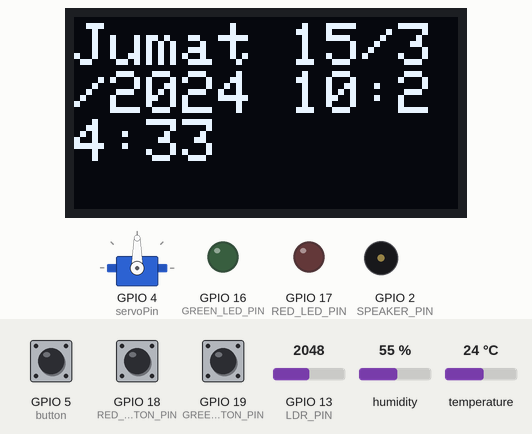
Simulated run of this program. Board: ESP32. Parts: 128×64 one-colour display, servo, output pins drawn as LEDs (lit = HIGH), buzzer (waves = sounding). The inputs (shaded band) are chosen by the test bench; at power-on: GPIO 5 (button) HIGH, GPIO 18 (RED_BUTTON_PIN) HIGH, temperature 24 °C, GPIO 19 (GREEN_BUTTON_PIN) HIGH, GPIO 13 (LDR_PIN) = 2048, humidity 55 %. The local clock reads 2024-03-15 10:24:30 at power-on unless the program sets it.

Above: at 3.2 s.
3.3 s: GPIO 5 (button) pulled LOW for 0.15 s
At 4.4 s:
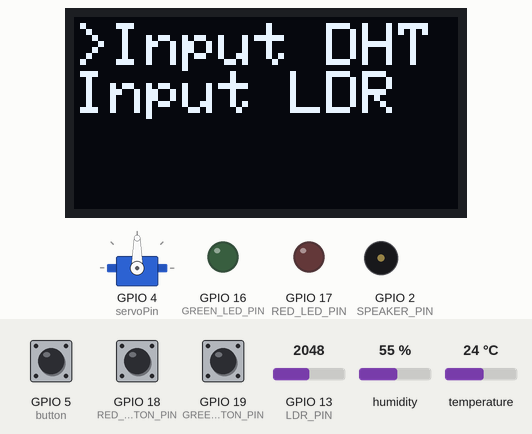
5.0 s: GPIO 18 (RED_BUTTON_PIN) pulled LOW for 1 s
At 5.18 s:
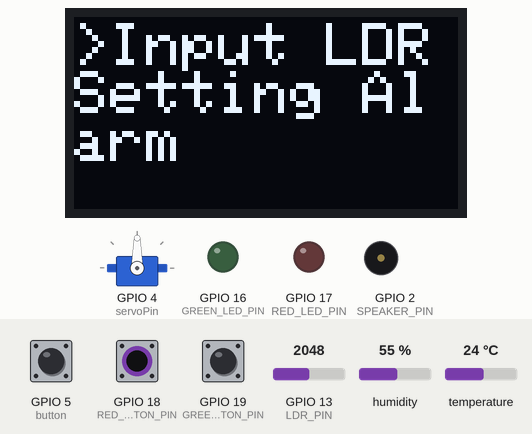
7.5 s: GPIO 5 (button) pulled LOW for 1 s
At 9.3 s:
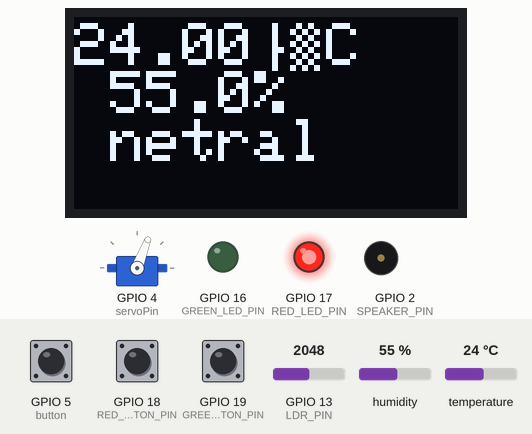
10.1 s: temperature set to 41 °C
At 11.1 s:
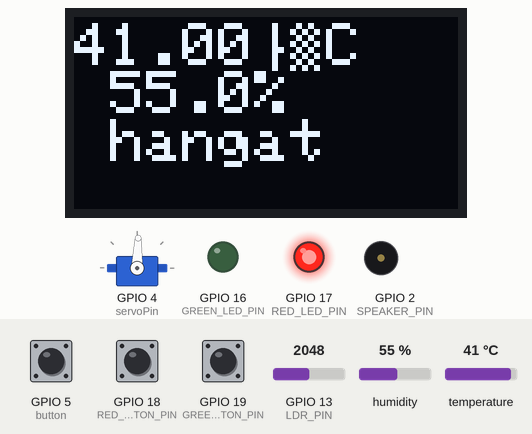
11.6 s: GPIO 18 (RED_BUTTON_PIN) pulled LOW for 0.15 s
At 11.9 s:
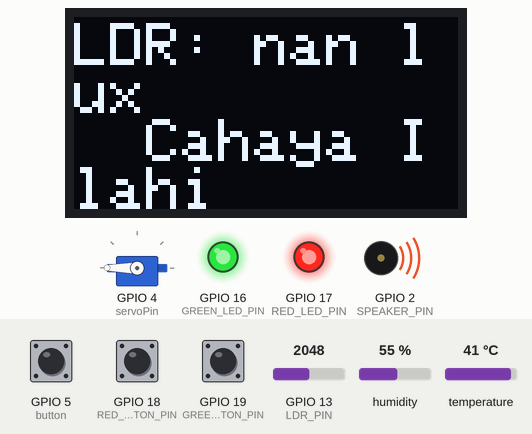
12.3 s: GPIO 19 (GREEN_BUTTON_PIN) pulled LOW for 1 s
At 14.6 s:
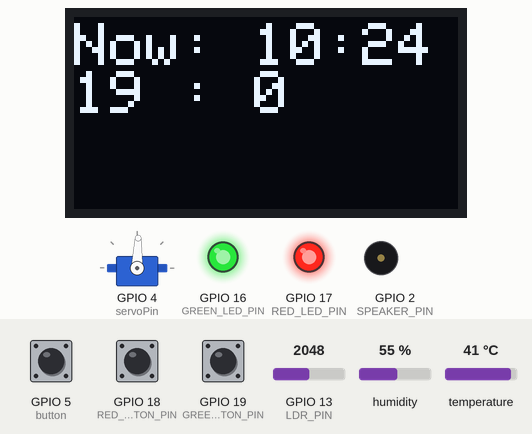
Timing chart, 0 to 16.1 s (numbered marks = the images above; inputs shaded):
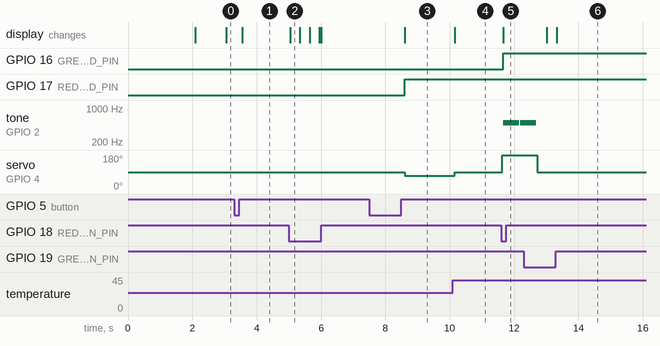

The program:

main.cpp
```cpp
#include <Adafruit_GFX.h>
#include <Adafruit_SSD1306.h>
#include <DHTesp.h>
#include <ESP32Servo.h>
#include <RTClib.h>
#include <Wire.h>
#include <ezButton.h>
#include "pitches.h"

int countdown;
int i = 0;
int degree;

/* OLED Display */
#define SCREEN_WIDTH 128                                        // OLED width,  in pixels
#define SCREEN_HEIGHT 64                                        // 0OLED height, in pixels
Adafruit_SSD1306 oled(SCREEN_WIDTH, SCREEN_HEIGHT, &Wire, -1);  // create an OLED display object connected to I2C

/* Servo */
const int servoPin = 4;  // Servo Pin
Servo servo;             // Servo Object
int pos = 0;             // Servo Position

/* Push Button */
#define GREEN_BUTTON_PIN 19
#define RED_BUTTON_PIN 18
//#define BLUE_BUTTON_PIN 5

int green_button_state;
int red_button_state;
int blue_button_state;

/* LED */
#define GREEN_LED_PIN 16
#define RED_LED_PIN 17


int green_led_state = LOW;
int red_led_state = LOW;
int blue_led_state = LOW;

// Navigasi halaman dan daftar
int halaman = 0;
int pointing = 0;

/* RTC Clock */
RTC_DS1307 rtc;
char namaHari[7][12] = {"Minggu", "Senin", "Selasa", "Rabu", "Kamis", "Jumat", "Sabtu"};

/* Speaker */
#define SPEAKER_PIN 2

int melody[] = {
  NOTE_CS4, NOTE_E4, NOTE_CS4, NOTE_CS4, NOTE_E4,
  NOTE_CS4, NOTE_CS4, NOTE_E4, NOTE_CS4, NOTE_DS4,
  NOTE_CS4, NOTE_CS4, NOTE_E4, NOTE_CS4,
  NOTE_B3,
  NOTE_CS4, NOTE_E4, NOTE_CS4, NOTE_CS4, NOTE_E4,
  NOTE_CS4, NOTE_DS4, NOTE_CS4, NOTE_E4,
  NOTE_B3,
  NOTE_E4, NOTE_E4, NOTE_E4, NOTE_E4, NOTE_E4, NOTE_E4, NOTE_E4, NOTE_E4, NOTE_E4,
  NOTE_E4, NOTE_E4, NOTE_E4, NOTE_E4, NOTE_FS4, NOTE_GS4, NOTE_GS4,
  NOTE_GS4, NOTE_E4, NOTE_FS4, NOTE_B4, NOTE_GS4, NOTE_GS4, NOTE_GS4, NOTE_GS4, NOTE_GS4,
  NOTE_FS4, NOTE_FS4, NOTE_FS4, NOTE_GS4, NOTE_FS4, NOTE_FS4, NOTE_FS4, NOTE_FS4, NOTE_FS4, NOTE_GS4, NOTE_FS4,
  NOTE_E4, NOTE_CS4, NOTE_CS4, NOTE_GS4, NOTE_GS4,
  NOTE_GS4, NOTE_GS4, NOTE_GS4, NOTE_GS4, NOTE_GS4, NOTE_GS4, NOTE_GS4, NOTE_GS4, NOTE_GS4,
  NOTE_GS4, NOTE_B4, NOTE_GS4, NOTE_GS4, NOTE_FS4, NOTE_FS4, NOTE_E4, NOTE_GS4,
  NOTE_FS4, NOTE_E4, NOTE_E4, NOTE_E4, NOTE_B4, NOTE_GS4, NOTE_GS4, NOTE_GS4, NOTE_FS4,
  NOTE_FS4, NOTE_FS4, NOTE_FS4, NOTE_FS4, NOTE_FS4, NOTE_FS4, NOTE_FS4, NOTE_FS4,
  NOTE_E4, NOTE_CS4, NOTE_CS4, NOTE_CS4, NOTE_CS4, NOTE_CS4,
  NOTE_GS3, NOTE_B3,
  NOTE_CS4, NOTE_CS4, NOTE_FS4, NOTE_GS4, NOTE_E4, NOTE_FS4,
  NOTE_B3,
  NOTE_E4, NOTE_FS4, NOTE_GS4, NOTE_FS4, NOTE_E4, NOTE_CS4, NOTE_E4, NOTE_GS4,
  NOTE_FS4, NOTE_E4, NOTE_FS4, NOTE_CS4, NOTE_B4, NOTE_GS4, NOTE_GS4, NOTE_FS4, NOTE_FS4,
  NOTE_E4, NOTE_CS4, NOTE_E4, NOTE_FS4, NOTE_GS4, NOTE_FS4, NOTE_E4,
  NOTE_FS4, NOTE_E4, NOTE_CS4, NOTE_CS4,
  NOTE_B3,
  NOTE_CS4, NOTE_CS4, NOTE_FS4, NOTE_GS4, NOTE_E4, NOTE_FS4, NOTE_FS4,
  NOTE_B3,
  NOTE_FS4, NOTE_GS4, NOTE_FS4, NOTE_E4, NOTE_CS4, NOTE_E4, NOTE_GS4, NOTE_FS4,
  NOTE_E4, NOTE_FS4, NOTE_CS4, NOTE_B4, NOTE_GS4, NOTE_GS4, NOTE_FS4, NOTE_FS4, NOTE_E4,
  NOTE_CS4, NOTE_B4, NOTE_GS4, NOTE_GS4, NOTE_FS4, NOTE_FS4, NOTE_E4,
  NOTE_CS4, NOTE_CS4,
  NOTE_GS3, NOTE_B3,
  NOTE_E4, NOTE_FS4, NOTE_GS4, NOTE_FS4, NOTE_E4, NOTE_E4, NOTE_E4, NOTE_FS4, NOTE_FS4,
  NOTE_E4, NOTE_FS4, NOTE_GS4, NOTE_FS4, NOTE_E4, NOTE_E4, NOTE_E4, NOTE_FS4|
  NOTE_CS4, NOTE_E4, NOTE_FS4, NOTE_GS4, NOTE_CS4,
  NOTE_E4, NOTE_E4, NOTE_FS4, NOTE_FS4, NOTE_E4, NOTE_FS4, NOTE_GS4,
  NOTE_FS4, NOTE_E4, NOTE_E4, NOTE_FS4, NOTE_CS4, NOTE_CS4,
  NOTE_FS4, NOTE_GS4, NOTE_B4, NOTE_GS4, NOTE_FS4, NOTE_E4, NOTE_E4, NOTE_FS4,
  NOTE_E4, NOTE_FS4, NOTE_GS4, NOTE_FS4, NOTE_E4, NOTE_E4, NOTE_FS4,
  NOTE_CS4, NOTE_CS4, NOTE_CS4, NOTE_CS4, NOTE_CS4, NOTE_E4, NOTE_FS4, NOTE_GS4, NOTE_CS4, NOTE_E4,
  NOTE_FS4, NOTE_E4, NOTE_FS4, NOTE_E4, NOTE_FS4, NOTE_GS4,
  NOTE_FS4, NOTE_E4, NOTE_E4, NOTE_FS4, NOTE_CS4, NOTE_CS4, NOTE_CS4, NOTE_E4, NOTE_E4,
  NOTE_FS4, NOTE_FS4, NOTE_GS4, NOTE_GS4,
  NOTE_E4, NOTE_FS4, NOTE_GS4, NOTE_FS4, NOTE_E4, NOTE_E4, NOTE_FS4, NOTE_CS4, NOTE_CS4,
  NOTE_CS4, NOTE_E4, NOTE_E4, NOTE_FS4, NOTE_FS4, NOTE_GS4,
  NOTE_GS4, NOTE_E4, NOTE_FS4, NOTE_GS4, NOTE_FS4,
  NOTE_E4, NOTE_E4, NOTE_FS4, NOTE_CS4, NOTE_CS4, NOTE_CS4, NOTE_E4, NOTE_E4,
  NOTE_FS4, NOTE_FS4, NOTE_GS4, NOTE_GS4,
  NOTE_E4, NOTE_FS4, NOTE_GS4, NOTE_FS4, NOTE_E4, NOTE_E4, NOTE_FS4, NOTE_CS4, NOTE_CS4,
  NOTE_CS4, NOTE_CS4, NOTE_CS4, NOTE_CS4, NOTE_E4, NOTE_FS4, NOTE_GS4, NOTE_CS4, NOTE_E4, NOTE_FS4,
  NOTE_CS4,
};

int durations[] = {
  2,2,4,2,2,4,2,2,4,2,2,2,2,2,2,2,2,4,2,2,4,2,2,2,2,8,8,4,4,8,8,8,8,8,8,8,2,8,8,4,2,8,8,4,8,8,8,4,4,8,8,8,8,8,4,8,4,8,8,8,8,4,2,8,8,8,8,4,8,8,8,8,8,8,2,8,4,8,8,8,8,8,2,4,8,8,2,4,8,8,8,8,8,8,2,8,8,4,4,4,8,8,2,4,4,2,4,2,2,4,8,8,8,2,2,8,4,8,4,4,4,4,8,8,8,8,2,8,8,4,8,8,4,2,8,4,8,4,4,4,4,2,2,2,2,4,8,8,8,2,2,2,4,8,4,4,4,4,8,8,8,8,2,8,8,4,8,8,4,2,8,8,4,8,8,4,2,2,4,2,8,8,4,8,8,4,8,8,2,8,8,4,8,8,4,8,8,2,8,8,4,4,4,8,8,2,8,8,4,8,8,8,4,8,2,4,4,8,8,4,4,8,2,8,8,4,4,4,8,8,4,8,8,8,8,8,8,4,4,4,4,8,2,8,8,4,8,8,8,4,8,4,4,4,4,4,4,4,2,8,8,4,8,8,8,4,8,4,4,4,4,4,4,4,2,8,8,4,8,8,8,4,8,4,4,4,4,4,4,4,2,8,8,4,8,8,8,4,8,4,8,8,8,8,8,8,4,4,4,4,2
};

void lagu(){
    oled.setTextSize(2);       // set text size
    oled.setTextColor(WHITE);  // set text color
    oled.setCursor(0, 2);      // set position to display (x,y)
    oled.clearDisplay();              // clear previous OLED
    oled.println("ENJOYYY");  // Display the string on OLED
    oled.display();     // display on OLED
    int size = sizeof(durations) / sizeof(int);

  for (int note = 0; note < size; note++) {
    green_button_state = digitalRead(GREEN_BUTTON_PIN);
    if(green_button_state == LOW){
        break;
    }
    //to calculate the note duration, take one second divided by the note type.
    //e.g. quarter note = 1000 / 4, eighth note = 1000/8, etc.
    int duration = 1000 / durations[note];
    tone(SPEAKER_PIN, melody[note], duration);

    //to distinguish the notes, set a minimum time between them.
    //the note's duration + 30% seems to work well:
    int pauseBetweenNotes = duration * 1.30;
    delay(pauseBetweenNotes);

    //stop the tone playing:
    noTone(SPEAKER_PIN);
  }
}

/* DHT Input (Suhu-Humidity) */
const int DHT_PIN = 15;
DHTesp dhtSensor;

/* LDR Input (Kecerahan) */
#define LDR_PIN 13
const float GAMMA = 0.7;
const float RL10 = 50;

const int SHORT_PRESS_TIME = 1000; // 1000 milliseconds
const int LONG_PRESS_TIME  = 1000; // 1000 milliseconds

ezButton button(5);  // create ezButton object that attach to pin 7;

unsigned long pressedTime  = 0;
unsigned long releasedTime = 0;
bool isPressing = false;
bool isLongDetected = false;

int menit=0;
int jam=0;


void button_press(){
    if(button.isPressed()){
    pressedTime = millis();
    isPressing = true;
    isLongDetected = false;
  }
  if(button.isReleased()) {
    isPressing = false;
    releasedTime = millis();

    long pressDuration = releasedTime - pressedTime;

    if( pressDuration < SHORT_PRESS_TIME ){
        if(halaman < 2 ) halaman++;
    }
  }
  if(isPressing == true && isLongDetected == false) {
    long pressDuration = millis() - pressedTime;

    if( pressDuration > LONG_PRESS_TIME ) {
      isLongDetected = true;
      if(halaman>0) halaman--;
    }
  }
}

void setting_alarm(){
    DateTime now = rtc.now();
    jam = jam % 24;
    menit = menit % 60;
    int realjam= now.hour();
    int realmenit= now.minute();
    oled.setTextSize(2);       // set text size
    oled.setTextColor(WHITE);  // set text color
    oled.setCursor(0, 2);      // set position to display (x,y)
    oled.clearDisplay();              // clear previous OLED
    String waktu = String(jam) +" : "+ String(menit);
    String realwaktu = "Now: " + String(realjam) + ":" + String(realmenit);
    oled.println(realwaktu);
    oled.println(waktu);
    oled.display();     // display on OLED
}
void input_dht(){
    TempAndHumidity data = dhtSensor.getTempAndHumidity();
    String status="tidak terdata";
    int nowSuhu=data.temperature;
    int nowhumidity=data.humidity;
    if(nowSuhu<0){
        status="dingin";
    }else if(nowSuhu <40){
        status="netral";
    }else if(nowSuhu <80){
        status="hangat";
    }else{
        status="panas";
    }
    String temperatureString = String(data.temperature, 2) + "°C\n";
    String humidityString = String(data.humidity, 1) + "%\n";
    String gabung = temperatureString + " " + humidityString + " " + status;
    oled.setTextSize(2);       // set text size
    oled.setTextColor(WHITE);  // set text color
    oled.setCursor(0, 2);      // set position to display (x,y)
    oled.clearDisplay();              // clear previous OLED
    oled.println(gabung);  // Display the string on OLED
    oled.display();     // display on OLED
    degree = float(nowSuhu+40)/float(165.0) * 180;
    servo.write(degree);
    if(nowSuhu < 43){
        digitalWrite(RED_LED_PIN, HIGH);
    }else{
        digitalWrite(GREEN_LED_PIN, HIGH);
    }
    if(nowhumidity < 10 || nowhumidity > 90){
    tone(SPEAKER_PIN, 500);
    delay(500);
    noTone(SPEAKER_PIN);
    }
}
void input_ldr(){
    int analogValue = analogRead(LDR_PIN);
    float voltage = analogValue / 1024. * 5;
    float resistance = 2000 * voltage / (1 - voltage / 5);
    float lux = pow(RL10 * 1e3 * pow(10, GAMMA) / resistance, (1 / GAMMA));
    String kecerahan="Error coyyy";
    float skala=0;
    if(lux <= 1){
        kecerahan="Twilight";
        skala=1;
    }else if(lux<= 5){
        kecerahan="Minimal Street LIghting";
        skala=2;
    }else if(lux <= 10){
        skala=3;
        kecerahan="Sunset";
    }else if(lux <= 50){
        skala=4;
        kecerahan ="Familiy living room";
    }else if(lux <= 80){
        skala=5;
        kecerahan = "Hallway";
    }else if(lux <= 100){
        skala=6;
        kecerahan = "Very dark overcast day";
    }else if(lux <= 400){
        skala=7;
        kecerahan = "Office Lighting";
    }else if(lux <= 500){
        skala=8;
        kecerahan = "Sunrise";
    }else if(lux <= 1000){
        skala=9;
        kecerahan = "overcast day";
    }else if(lux <= 25000){
        skala=10;
        kecerahan = "Full daylight";
    }else if(lux<= 130000){
        skala=11;
        kecerahan = "direct Sun";
    }else{
        skala=12;
        kecerahan = " Cahaya Ilahi";
    }
    float degree_temp =float(skala/12.0)*180;
    degree=degree_temp;
    servo.write(degree);
    String ldrString = "LDR: " + String(lux, 2) + " lux\n " + kecerahan;
    oled.setTextSize(2);       // set text size
    oled.setTextColor(WHITE);  // set text color
    oled.setCursor(0, 2);      // set position to display (x,y)
    oled.clearDisplay();              // clear previous OLED
    oled.println(ldrString);  // Display the string on OLED
    oled.display();     // display on OLED
    if(skala < 6){
        digitalWrite(RED_LED_PIN, HIGH);
    }else{
        digitalWrite(GREEN_LED_PIN, HIGH);
    }
    if(skala <= 1 || skala >= 11){
    tone(SPEAKER_PIN, 500);
    delay(500);
    noTone(SPEAKER_PIN);
    }
}

void display(){

    DateTime now = rtc.now();
    int realjam=now.hour();
    int realmenit=now.minute();
    int realdetik=now.second();
    /* Example LDR */
    int analogValue = analogRead(LDR_PIN);
    float voltage = analogValue / 1024. * 5;
    float resistance = 2000 * voltage / (1 - voltage / 5);
    float lux = pow(RL10 * 1e3 * pow(10, GAMMA) / resistance, (1 / GAMMA));
    String ldrString = "LDR: " + String(lux, 2) + " lux\n";

    /* Example DHT Sensor */

    String servo = "Servo " + String(degree) + " derajat\n\n";

    /* Example RTC Clock */
    String waktu =  " " + String(now.day()) + '/' + String(now.month()) + '/' + String(now.year()) + ' ' + String(now.hour()) + ':' + String(now.minute()) + ':' + String(now.second()) + "\n\n";

    /* Example OLED */
    String oledDisplayString = servo + waktu  + ldrString;

    if((realjam==jam) && (realmenit == menit) && (realdetik == 0)){
    oled.setTextSize(2);       // set text size
    oled.setTextColor(WHITE);  // set text color
    oled.setCursor(0, 2);      // set position to display (x,y)
    oled.clearDisplay();              // clear previous OLED
    oled.println("ALARM!!!!");  // Display the string on OLED
    oled.display();
    tone(SPEAKER_PIN, 500);
    delay(10000);
    noTone(SPEAKER_PIN);
        // display on OLED
    }
    else if(halaman == 0){


    oled.setTextSize(2);       // set text size
    oled.setTextColor(WHITE);  // set text color
    oled.setCursor(0, 2);      // set position to display (x,y)
    oled.clearDisplay();              // clear previous OLED
    oled.println(namaHari[now.dayOfTheWeek()] + waktu);  // Display the string on OLED
    oled.display();     // display on OLED

    }else if(halaman == 1){
    digitalWrite(GREEN_LED_PIN, LOW);
    digitalWrite(RED_LED_PIN, LOW);

    oled.setTextSize(2);       // set text size
    oled.setTextColor(WHITE);  // set text color
    oled.setCursor(0, 2);      // set position to display (x,y)
    oled.clearDisplay();              // clear previous OLED
    if(pointing == 0){
        oled.setTextSize(2);
        oled.println(">Input DHT");
        oled.println("Input LDR");
    }
    if(pointing == 1){
        oled.setTextSize(2);
        oled.println(">Input LDR");
        oled.println("Setting Alarm");
    }
    if(pointing == 2){
        oled.setTextSize(2);
        oled.println(">Setting Alarm");
        oled.println("Play Music");
    }
    if(pointing == 3){
        oled.setTextSize(2);
        oled.println(">Play Music");
        oled.println("Input DHT");
    }
    oled.display();     // display on OLED

}else if(halaman == 2){
    switch(pointing)
    {
        case 0:
        input_dht();
        break;
        case 1:
        input_ldr();
        break;
        case 2:
        setting_alarm();
        break;
        case 3:
        lagu();
        break;
    }
}
}

void setup() {
    Serial.begin(9600);  // Serial Monitor
    button.setDebounceTime(50);

    /* Setup OLED */
    if (!oled.begin(SSD1306_SWITCHCAPVCC, 0x3C)) {          // initialize OLED display with I2C address 0x3C
        Serial.println(F("failed to start SSD1306 OLED"));  // Handler
    }

    oled.clearDisplay();  // clear display

    oled.setTextSize(2);       // set text size
    oled.setTextColor(WHITE);  // set text color
    oled.setCursor(0, 2);      // set position to display (x,y)
    oled.println("SMART WATCH");   // set text
    oled.display();            // display on OLED
    delay(2000);
    /* Setup Servo */
    servo.attach(servoPin, 500, 2400);

    /* Setup Button */
    pinMode(GREEN_BUTTON_PIN, INPUT_PULLUP);  // set ESP32 pin to input pull-up mode
    pinMode(RED_BUTTON_PIN, INPUT_PULLUP);    // set ESP32 pin to input pull-up mode

    green_button_state = digitalRead(GREEN_BUTTON_PIN);
    red_button_state = digitalRead(RED_BUTTON_PIN);

    /* Setup LED */
    pinMode(GREEN_LED_PIN, OUTPUT);  // set ESP32 pin to output mode
    pinMode(RED_LED_PIN, OUTPUT);    // set ESP32 pin to output mode

    /* Setup RTC CLock */
    if (!rtc.begin()) {
        Serial.println("RTC TIDAK TERBACA");
    }
    if (!rtc.isrunning()) {
        Serial.println("RTC is NOT running!");
        rtc.adjust(DateTime(F(__DATE__), F(__TIME__)));  // update rtc dari waktu komputer
    }

    /* Setup Speaker */
    pinMode(SPEAKER_PIN, OUTPUT);

    /* Setup DHT Sensor */
    dhtSensor.setup(DHT_PIN, DHTesp::DHT22);

    /* Setup LDR */
    pinMode(LDR_PIN, INPUT);
}

void loop() {
    button.loop();
    DateTime now = rtc.now();

    /* Example control button */
    green_button_state = digitalRead(GREEN_BUTTON_PIN);  // read new state
    red_button_state = digitalRead(RED_BUTTON_PIN);      // read new state

    /* Example control LED and Speaker */
    if (green_button_state == LOW) {
        green_led_state = !green_led_state;
        // control LED arccoding to the toggled state
        if(halaman ==2 && pointing == 2){
            jam++;
        }else{
            pointing = (pointing + 4 - 1) % 4;
        }
    } else if (red_button_state == LOW) {
        red_led_state = !red_led_state;
          // control LED arccoding to the toggled state
        if(halaman == 2 && pointing == 2){
            menit++;
        }else{
            pointing = (pointing + 1) % 4;
        }

    }else {
        button_press();
    }
    display();
}
```

Measured:
- after the input at 3.3 s, the display: changes after 0.25 s (image 1)
- after the input at 5.0 s, the display: changes at once (image 2)
- after the input at 7.5 s, GPIO 17 (RED_LED_PIN): LOW → HIGH after 1.1 s; servo on GPIO 4 (servoPin): 90° → 69° after 1.1 s; the display: first differs from a run without the input after 1.1 s (image 3)
- after the input at 10.1 s, servo on GPIO 4 (servoPin): 69° → 88° after 0.06 s; the display: first differs from a run without the input after 0.06 s (image 4)
- after the input at 11.6 s, GPIO 16 (GREEN_LED_PIN): LOW → HIGH after 0.06 s; tone on GPIO 2 (SPEAKER_PIN): silent → 500 Hz after 0.06 s, → silent 0.50 s later, → 500 Hz 0.03 s later; servo on GPIO 4 (servoPin): 88° → 180° at once; the display: changes after 0.06 s (image 5)
- after the input at 12.3 s, tone on GPIO 2 (SPEAKER_PIN): goes on until 12.7 s, then stays silent; servo on GPIO 4 (servoPin): 180° → 88° after 0.42 s; the display: first changes after 0.71 s (image 6 shows a later state)
